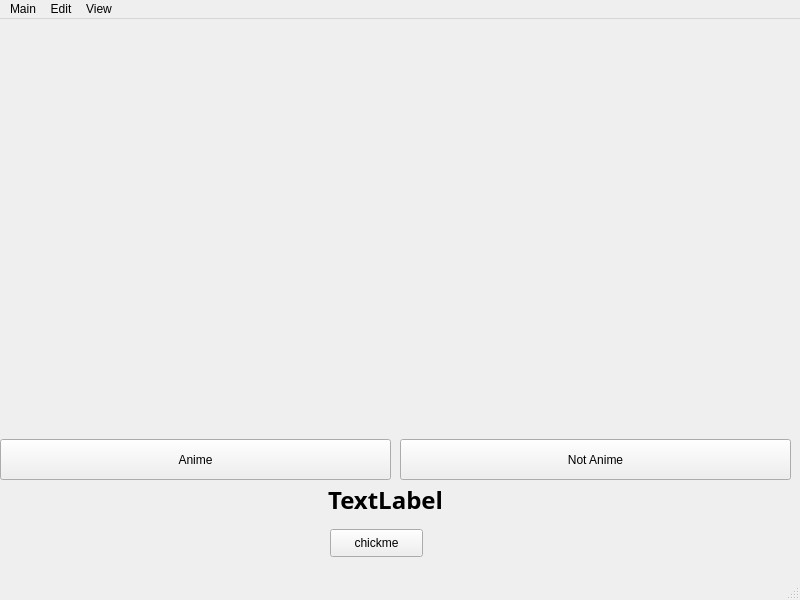
<?xml version="1.0" encoding="UTF-8"?>
<ui version="4.0">
 <class>MainWindow</class>
 <widget class="QMainWindow" name="MainWindow">
  <property name="geometry">
   <rect>
    <x>0</x>
    <y>0</y>
    <width>800</width>
    <height>600</height>
   </rect>
  </property>
  <property name="windowTitle">
   <string>MainWindow</string>
  </property>
  <widget class="QWidget" name="centralwidget">
   <widget class="QLabel" name="label">
    <property name="geometry">
     <rect>
      <x>190</x>
      <y>450</y>
      <width>391</width>
      <height>61</height>
     </rect>
    </property>
    <property name="font">
     <font>
      <family>Sitka Small Semibold</family>
      <pointsize>18</pointsize>
      <weight>75</weight>
      <bold>true</bold>
     </font>
    </property>
    <property name="layoutDirection">
     <enum>Qt::LeftToRight</enum>
    </property>
    <property name="text">
     <string>TextLabel</string>
    </property>
    <property name="alignment">
     <set>Qt::AlignCenter</set>
    </property>
   </widget>
   <widget class="QPushButton" name="button">
    <property name="geometry">
     <rect>
      <x>330</x>
      <y>510</y>
      <width>93</width>
      <height>28</height>
     </rect>
    </property>
    <property name="cursor">
     <cursorShape>CrossCursor</cursorShape>
    </property>
    <property name="text">
     <string>chickme</string>
    </property>
   </widget>
   <widget class="QLabel" name="img1">
    <property name="geometry">
     <rect>
      <x>10</x>
      <y>0</y>
      <width>781</width>
      <height>411</height>
     </rect>
    </property>
    <property name="acceptDrops">
     <bool>false</bool>
    </property>
    <property name="frameShape">
     <enum>QFrame::NoFrame</enum>
    </property>
    <property name="text">
     <string/>
    </property>
    <property name="pixmap">
     <pixmap>../Pictures/Saved Pictures/619665.jpg</pixmap>
    </property>
    <property name="scaledContents">
     <bool>true</bool>
    </property>
   </widget>
   <widget class="QPushButton" name="anime_b">
    <property name="geometry">
     <rect>
      <x>0</x>
      <y>420</y>
      <width>391</width>
      <height>41</height>
     </rect>
    </property>
    <property name="text">
     <string>Anime</string>
    </property>
   </widget>
   <widget class="QPushButton" name="not_anime_b">
    <property name="geometry">
     <rect>
      <x>400</x>
      <y>420</y>
      <width>391</width>
      <height>41</height>
     </rect>
    </property>
    <property name="text">
     <string>Not Anime</string>
    </property>
   </widget>
  </widget>
  <widget class="QMenuBar" name="menubar">
   <property name="geometry">
    <rect>
     <x>0</x>
     <y>0</y>
     <width>800</width>
     <height>26</height>
    </rect>
   </property>
   <widget class="QMenu" name="menuMain">
    <property name="title">
     <string>Main</string>
    </property>
    <addaction name="actionsave"/>
    <addaction name="actionopen_file"/>
   </widget>
   <widget class="QMenu" name="menuEdit">
    <property name="title">
     <string>Edit</string>
    </property>
    <addaction name="actioncopy"/>
    <addaction name="actionpast"/>
   </widget>
   <widget class="QMenu" name="menuView">
    <property name="title">
     <string>View</string>
    </property>
    <addaction name="actionOpen_file"/>
    <addaction name="actionOpen_folder"/>
   </widget>
   <addaction name="menuMain"/>
   <addaction name="menuEdit"/>
   <addaction name="menuView"/>
  </widget>
  <widget class="QStatusBar" name="statusbar"/>
  <action name="actionsave">
   <property name="checkable">
    <bool>true</bool>
   </property>
   <property name="checked">
    <bool>false</bool>
   </property>
   <property name="text">
    <string>save</string>
   </property>
   <property name="shortcut">
    <string>Ctrl+S</string>
   </property>
  </action>
  <action name="actionopen_file">
   <property name="text">
    <string>open file</string>
   </property>
   <property name="shortcut">
    <string>Ctrl+O</string>
   </property>
  </action>
  <action name="actioncopy">
   <property name="text">
    <string>copy</string>
   </property>
   <property name="shortcut">
    <string>Ctrl+C</string>
   </property>
  </action>
  <action name="actionpast">
   <property name="text">
    <string>past</string>
   </property>
   <property name="shortcut">
    <string>Ctrl+V</string>
   </property>
  </action>
  <action name="actionOpen_file">
   <property name="text">
    <string>Open file</string>
   </property>
  </action>
  <action name="actionOpen_folder">
   <property name="text">
    <string>Open folder</string>
   </property>
   <property name="shortcut">
    <string>Ctrl+Alt+Ō</string>
   </property>
  </action>
 </widget>
 <resources/>
 <connections/>
</ui>
